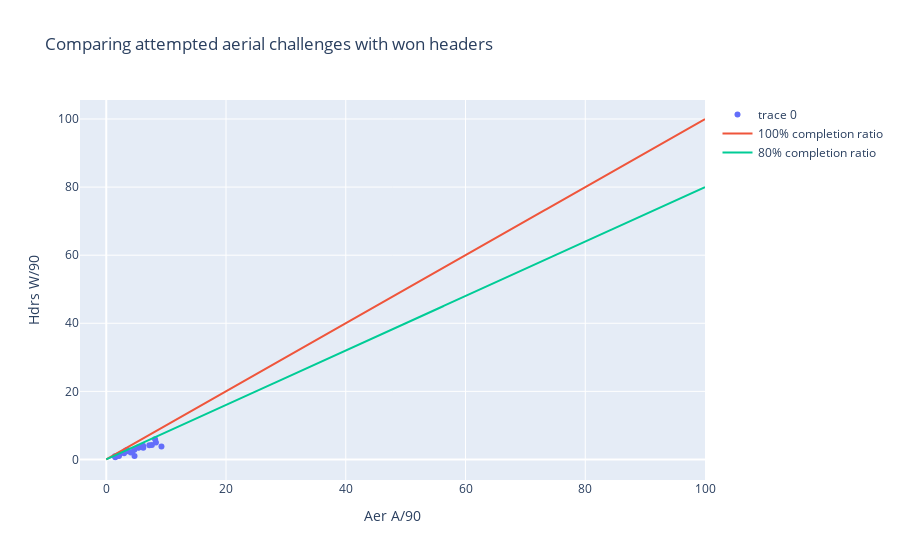

The code cell stored with this chart in its notebook:
### Markdown cell above
## Aerial defending

### Code cell
scatter_intplot(aer_def,'Aer A/90','Hdrs W/90','Comparing attempted aerial challenges with won headers',0.8)

### Figure 1 — Plotly figure (JSON) as saved in the notebook; plotly's stock layout.template omitted (floating-point values rounded to 4 significant figures; data arrays with more than 128 entries replaced by an {"elided": "..."} marker saying what was removed)
{"data": [{"mode": "markers", "text": ["Name: Daniele Capelli<br>Age: 33<br>Position: D (RC)<br>Apps: 22(2)<br>Club: Padova<br>Division: Italian Serie C/B<br>", "Name: Carlo Pelagatti<br>Age: 31<br>Position: D (RC)<br>Apps: 25(0)<br>Club: Padova<br>Division: Italian Serie C/B<br>", "Name: Matteo Lovato<br>Age: 20<br>Position: D (C)<br>Apps: 7(2)<br>Club: Padova<br>Division: Italian Serie C/B<br>", "Name: NicolÃ² Cherubin<br>Age: 33<br>Position: D (LC)<br>Apps: 16(2)<br>Club: Padova<br>Division: Italian Serie C/B<br>", "Name: Ivan Rondanini<br>Age: 24<br>Position: D/WB/M (R)<br>Apps: 17(2)<br>Club: Padova<br>Division: Italian Serie C/B<br>", "Name: Manuel Daffara<br>Age: 30<br>Position: D/WB (RL)<br>Apps: 22(0)<br>Club: Padova<br>Division: Italian Serie C/B<br>", "Name: NicolÃ² Fazzi<br>Age: 25<br>Position: D/WB (RL), M (RC), AM (R)<br>Apps: 20(9)<br>Club: Padova<br>Division: Italian Serie C/B<br>", "Name: JoÃ«l Baraye<br>Age: 23<br>Position: D/WB/M (L)<br>Apps: 14(4)<br>Club: Padova<br>Division: Italian Serie C/B<br>", "Name: Manuel Nicoletti<br>Age: 21<br>Position: D (LC), WB (L)<br>Apps: 24(2)<br>Club: Padova<br>Division: Italian Serie C/B<br>", "Name: Ronaldo<br>Age: 29<br>Position: DM, M (C)<br>Apps: 10(14)<br>Club: Padova<br>Division: Italian Serie C/B<br>", "Name: Davide Buglio<br>Age: 22<br>Position: DM, M (C)<br>Apps: 13(8)<br>Club: Padova<br>Division: Italian Serie C/B<br>", "Name: Christian Oliva<br>Age: 23<br>Position: DM, M (C)<br>Apps: 6(2)<br>Club: Padova<br>Division: Italian Serie C/B<br>", "Name: Umberto Germano<br>Age: 27<br>Position: M (RC)<br>Apps: 26(3)<br>Club: Padova<br>Division: Italian Serie C/B<br>", "Name: Riccardo Serena<br>Age: 23<br>Position: M (RLC)<br>Apps: 23(4)<br>Club: Padova<br>Division: Italian Serie C/B<br>", "Name: Davide Marcandella<br>Age: 22<br>Position: M (R), AM (RC), ST (C)<br>Apps: 24(2)<br>Club: Virtus Verona<br>Division: Italian Serie C/B<br>", "Name: DenÃlson<br>Age: 34<br>Position: M (L), AM (RLC)<br>Apps: 12(11)<br>Club: Padova<br>Division: Italian Serie C/B<br>", "Name: TÃ²fol Montiel<br>Age: 19<br>Position: M (L), AM (RLC)<br>Apps: 25(1)<br>Club: Padova<br>Division: Italian Serie C/B<br>", "Name: Claudio Santini<br>Age: 28<br>Position: AM (RL), ST (C)<br>Apps: 10(12)<br>Club: Padova<br>Division: Italian Serie C/B<br>", "Name: Massimiliano Pesenti<br>Age: 32<br>Position: ST (C)<br>Apps: 30(0)<br>Club: Padova<br>Division: Italian Serie C/B<br>", "Name: Benjamin Mokulu<br>Age: 30<br>Position: ST (C)<br>Apps: 30(0)<br>Club: Padova<br>Division: Italian Serie C/B<br>", "Name: Cristian Bunino<br>Age: 23<br>Position: ST (C)<br>Apps: 8(5)<br>Club: Padova<br>Division: Italian Serie C/B<br>", "Name: Edoardo Soleri<br>Age: 22<br>Position: ST (C)<br>Apps: 7(4)<br>Club: Padova<br>Division: Italian Serie C/B<br>"], "type": "scatter", "x": [5.39, 5.38, 6.18, 8.15, 3.43, 3.54, 6.15, 2.97, 3.3, 1.99, 2.16, 1.46, 1.51, 2.12, 4.72, 4.7, 4.35, 4.1, 7.62, 8.3, 7.19, 9.22], "y": [3.58, 3.44, 3.44, 5.92, 2.39, 2.76, 4.01, 1.86, 2.63, 1.16, 1.39, 0.97, 0.65, 1.04, 1.02, 2.82, 2.18, 2.05, 4.24, 4.99, 4.14, 3.8]}, {"name": "100% completion ratio", "type": "scatter", "x": {"elided": "1000 float values"}, "y": {"elided": "1000 float values"}}, {"name": "80% completion ratio", "type": "scatter", "x": {"elided": "1000 float values"}, "y": {"elided": "1000 float values"}}], "layout": {"title": {"text": "Comparing attempted aerial challenges with won headers"}, "xaxis": {"title": {"text": "Aer A/90"}}, "yaxis": {"title": {"text": "Hdrs W/90"}}}}
